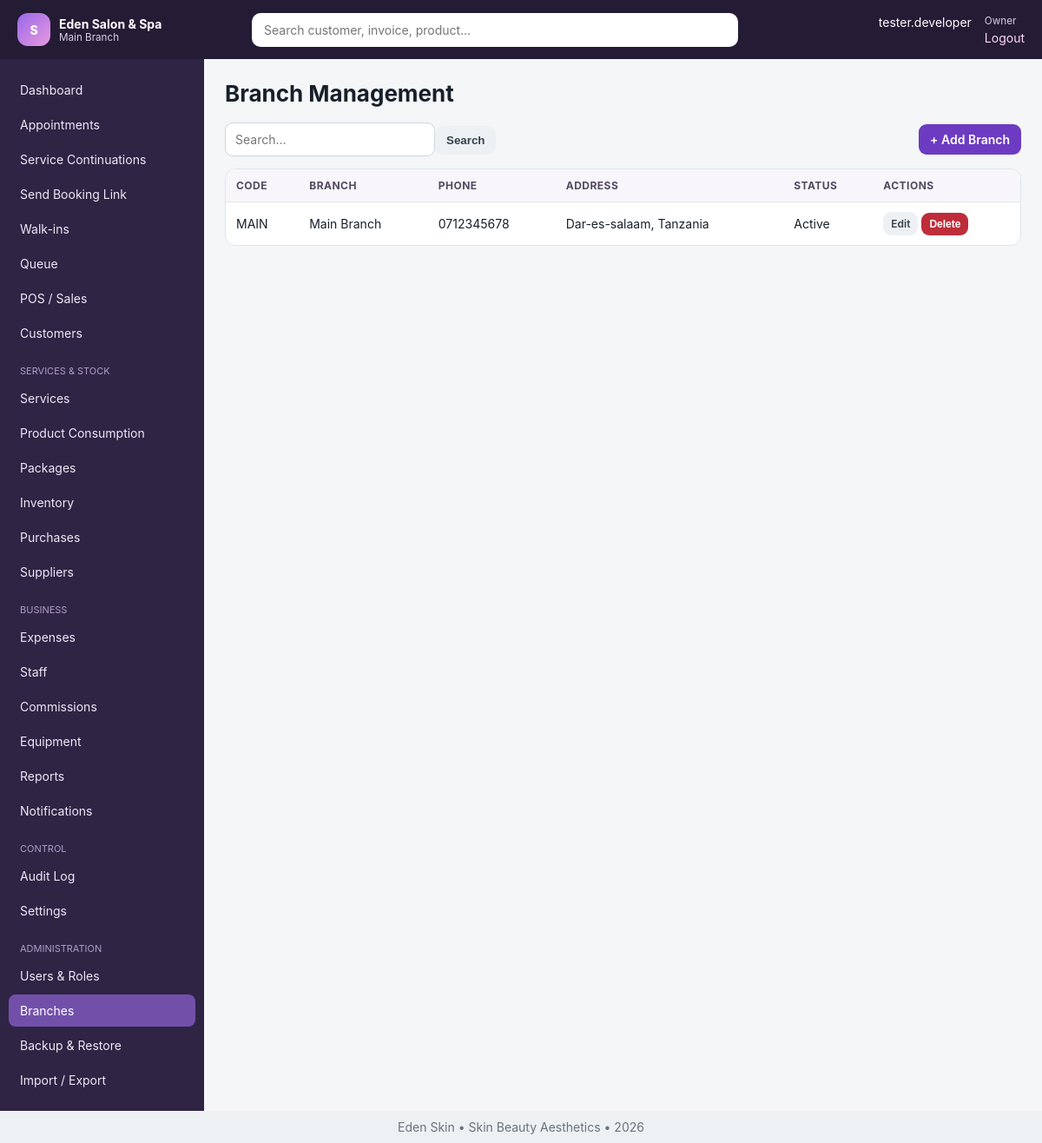
Page /modules/branches.php (signed in) on the committed database.
### tables this page shows
CREATE TABLE `settings` (
  `id` int(11) NOT NULL AUTO_INCREMENT,
  `branch_id` int(11) DEFAULT NULL,
  `setting_key` varchar(100) NOT NULL,
  `setting_value` text DEFAULT NULL,
  `setting_group` varchar(80) DEFAULT 'general',
  `updated_by` int(11) DEFAULT NULL,
  `updated_at` datetime DEFAULT current_timestamp() ON UPDATE current_timestamp(),
  PRIMARY KEY (`id`),
  UNIQUE KEY `uniq_setting` (`branch_id`,`setting_key`),
  KEY `updated_by` (`updated_by`),
  CONSTRAINT `settings_ibfk_1` FOREIGN KEY (`branch_id`) REFERENCES `branches` (`id`) ON DELETE CASCADE,
  CONSTRAINT `settings_ibfk_2` FOREIGN KEY (`updated_by`) REFERENCES `users` (`id`) ON DELETE SET NULL
);

CREATE TABLE `users` (
  `id` int(11) NOT NULL AUTO_INCREMENT,
  `branch_id` int(11) NOT NULL,
  `staff_id` int(11) DEFAULT NULL,
  `role_id` int(11) NOT NULL,
  `username` varchar(80) NOT NULL,
  `password_hash` varchar(255) NOT NULL,
  `status` enum('active','inactive','locked') DEFAULT 'active',
  `last_login_at` datetime DEFAULT NULL,
  `created_at` datetime DEFAULT current_timestamp(),
  PRIMARY KEY (`id`),
  UNIQUE KEY `username` (`username`),
  KEY `branch_id` (`branch_id`),
  KEY `staff_id` (`staff_id`),
  KEY `role_id` (`role_id`),
  CONSTRAINT `users_ibfk_1` FOREIGN KEY (`branch_id`) REFERENCES `branches` (`id`),
  CONSTRAINT `users_ibfk_2` FOREIGN KEY (`staff_id`) REFERENCES `staff` (`id`) ON DELETE SET NULL,
  CONSTRAINT `users_ibfk_3` FOREIGN KEY (`role_id`) REFERENCES `roles` (`id`)
);

CREATE TABLE `branches` (
  `id` int(11) NOT NULL AUTO_INCREMENT,
  `business_id` int(11) NOT NULL,
  `name` varchar(120) NOT NULL,
  `code` varchar(20) NOT NULL,
  `phone` varchar(30) DEFAULT NULL,
  `email` varchar(120) DEFAULT NULL,
  `address` varchar(255) DEFAULT NULL,
  `opening_time` time DEFAULT '08:00:00',
  `closing_time` time DEFAULT '20:00:00',
  `status` enum('active','inactive') DEFAULT 'active',
  `created_at` datetime DEFAULT current_timestamp(),
  PRIMARY KEY (`id`),
  UNIQUE KEY `code` (`code`),
  KEY `business_id` (`business_id`),
  CONSTRAINT `branches_ibfk_1` FOREIGN KEY (`business_id`) REFERENCES `businesses` (`id`)
);

CREATE TABLE `staff` (
  `id` int(11) NOT NULL AUTO_INCREMENT,
  `branch_id` int(11) NOT NULL,
  `employee_no` varchar(30) DEFAULT NULL,
  `photo` varchar(255) DEFAULT NULL,
  `full_name` varchar(150) NOT NULL,
  `phone` varchar(30) DEFAULT NULL,
  `email` varchar(120) DEFAULT NULL,
  `gender` enum('Male','Female','Other') DEFAULT 'Female',
  `date_of_birth` date DEFAULT NULL,
  `address` varchar(255) DEFAULT NULL,
  `role_title` varchar(100) DEFAULT NULL,
  `salary` decimal(14,2) DEFAULT 0.00,
  `default_commission_type` enum('percentage','fixed') DEFAULT 'percentage',
  `default_commission_value` decimal(10,2) DEFAULT 0.00,
  `employment_date` date DEFAULT NULL,
  `emergency_contact` varchar(120) DEFAULT NULL,
  `status` enum('active','inactive','terminated') DEFAULT 'active',
  `created_at` datetime DEFAULT current_timestamp(),
  `updated_at` datetime DEFAULT NULL,
  PRIMARY KEY (`id`),
  UNIQUE KEY `employee_no` (`employee_no`),
  KEY `branch_id` (`branch_id`),
  CONSTRAINT `staff_ibfk_1` FOREIGN KEY (`branch_id`) REFERENCES `branches` (`id`)
);

CREATE TABLE `roles` (
  `id` int(11) NOT NULL AUTO_INCREMENT,
  `name` varchar(80) NOT NULL,
  `description` varchar(255) DEFAULT NULL,
  `is_system` tinyint(1) DEFAULT 0,
  `created_at` datetime DEFAULT current_timestamp(),
  PRIMARY KEY (`id`),
  UNIQUE KEY `name` (`name`)
);

### modules/branches.php (called while the page is built, shortened)
<?php
$crud=[
    'table'=>'branches',
    'title'=>'Branch Management',
    'singular'=>'Branch',
    'permission'=>'branches.manage',
    'branch_scoped'=>false,
    'search'=>['name','code','address'],
    'fields'=>[
        'business_id'=>['form'=>false,'save'=>false],
        'name'=>['required'=>true],
        'code'=>['required'=>true],
        'phone'=>[],
        'email'=>['type'=>'email'],
        'address'=>[],
        'opening_time'=>['type'=>'time'],
        'closing_time'=>['type'=>'time'],
        'status'=>['type'=>'select','options'=>['active'=>'Active','inactive'=>'Inactive'],'default'=>'active']
    ],
    'defaults'=>['business_id'=>'branches_default_business_id'],
    'list'=>['code'=>'Code','name'=>'Branch','phone'=>'Phone','address'=>'Address','status'=>'Status']
];
require dirname(__DIR__).'/includes/crud.php';

### includes/functions.php (called while the page is built, shortened)
<?php
function app_config(): array {
    static $config;
    if (!$config) {
        $file=dirname(__DIR__).'/config.php';
        $config=require $file;
    }
    return $config;
}
function e(mixed $v): string { return htmlspecialchars((string)$v, ENT_QUOTES, 'UTF-8'); }
function url(string $path=''): string { $base=rtrim(app_config()['app']['base_url'] ?? '', '/'); return $base.'/'.ltrim($path,'/'); }
function setting(string $key,mixed $default=null,?int $branchId=null): mixed {
    try { $branchId=$branchId??current_branch_id(); $r=one('SELECT setting_value FROM settings WHERE setting_key=? AND (branch_id=? OR branch_id IS NULL) ORDER BY branch_id IS NOT NULL DESC LIMIT 1',[$key,$branchId]); return $r ? $r['setting_value'] : $default; } catch(Throwable){ return $default; }
}

### config.php (called while the page is built)
<?php
return array (
  'db' =>
  array (
    'host' => '127.0.0.1',
    'port' => '3306',
    'name' => 'salon_spa_tz',
    'user' => 'root',
    'pass' => '',
    'charset' => 'utf8mb4',
  ),
  'app' =>
  array (
    'name' => 'Salon & Spa Manager',
    'base_url' => '/salon_spa_management_system',
    'timezone' => 'Africa/Dar_es_Salaam',
    'currency' => 'TZS',
    'session_timeout' => 3600,
    'debug' => false,
  ),
);

### includes/auth.php (called while the page is built, shortened)
<?php
function is_logged_in(): bool { return !empty($_SESSION['user_id']); }
function require_login(): void {
    if(!current_user()){ logout_user(); redirect('login.php'); }
}
function current_user(): ?array { static $u; if(!is_logged_in())return null; if(!$u)$u=one('SELECT u.*,r.name role_name,s.full_name staff_name,b.name branch_name FROM users u JOIN roles r ON r.id=u.role_id LEFT JOIN staff s ON s.id=u.staff_id LEFT JOIN branches b ON b.id=u.branch_id WHERE u.id=?',[$_SESSION['user_id']]); return $u; }
function current_branch_id(): ?int {
    if(isset($_SESSION['branch_id']) && (int)$_SESSION['branch_id']>0) return (int)$_SESSION['branch_id'];
    return null;
}
function can(string $code): bool { $u=current_user(); return $u && ($u['role_name']==='Owner' || in_array($code,permissions(),true)); }
function require_permission(string $code): void { require_login(); if(!can($code)){http_response_code(403); include dirname(__DIR__).'/403.php'; exit;} }

### includes/db.php (called while the page is built, shortened)
<?php
function db(): PDO {
    static $pdo = null;
    if ($pdo instanceof PDO) return $pdo;
    $cfg = app_config()['db'];
    $dsn = sprintf('mysql:host=%s;port=%s;dbname=%s;charset=%s', $cfg['host'], $cfg['port'], $cfg['name'], $cfg['charset']);
    $pdo = new PDO($dsn, $cfg['user'], $cfg['pass'], [
        PDO::ATTR_ERRMODE => PDO::ERRMODE_EXCEPTION,
        PDO::ATTR_DEFAULT_FETCH_MODE => PDO::FETCH_ASSOC,
        PDO::ATTR_EMULATE_PREPARES => false,
    ]);
    return $pdo;
}
function q(string $sql, array $params=[]): PDOStatement { $s=db()->prepare($sql); $s->execute($params); return $s; }
function one(string $sql, array $params=[]): ?array { $r=q($sql,$params)->fetch(); return $r ?: null; }
function all(string $sql, array $params=[]): array { return q($sql,$params)->fetchAll(); }

### includes/crud.php (the view, shortened to what this page needs)
<?php
require_once dirname(__DIR__).'/includes/bootstrap.php';
$viewPerm=$crud['view_permission']??$crud['permission']; require_permission($viewPerm);
$table=$crud['table']; $bid=current_branch_id(); $branchScoped=$crud['branch_scoped']??true; $pk=$crud['pk']??'id';
$fields=$crud['fields']; $isReadOnly=$crud['readonly']??false;
function crud_options(array $f): array { if(isset($f['options'])) return is_callable($f['options'])?($f['options'])():$f['options']; return []; }
$qterm=trim($_GET['q']??''); $where=[];$params=[];
if(isset($crud['list_sql'])){
    $sql=is_callable($crud['list_sql'])?($crud['list_sql'])($qterm):$crud['list_sql'];
    $params=is_callable($crud['list_params']??null)?($crud['list_params'])($qterm):($crud['list_params']??[]);
} else {
    $sql="SELECT * FROM `$table`".($where?' WHERE '.implode(' AND ',$where):'')." ORDER BY `$pk` DESC";
}
$rows=all($sql,$params);
$title=$crud['title'];$subtitle=$crud['subtitle']??'';include dirname(__DIR__).'/includes/header.php';
?>
<div class="toolbar"><form><input name="q" value="<?=e($qterm)?>" placeholder="Search…"><button class="btn light">Search</button></form><span class="spacer"></span><?php if(!$isReadOnly&&can($crud['permission'])):?><a class="btn" href="?new=1">+ Add <?=e($crud['singular'])?></a><?php endif;?><?php if(!empty($crud['extra_toolbar'])) echo $crud['extra_toolbar']; ?></div>
<div class="table-wrap"><table><thead><tr><?php foreach($crud['list'] as $col=>$label):?><th><?=e($label)?></th><?php endforeach;?><th>Actions</th></tr></thead><tbody><?php foreach($rows as $r):?><tr><?php foreach($crud['list'] as $col=>$label):$v=$r[$col]??'';$f=$fields[$col]??null;if(isset($crud['format'][$col]))$v=($crud['format'][$col])($v,$r);elseif($f&&($f['type']??'')==='select')$v=crud_options($f)[$v]??$v;elseif(((($f['type']??'')==='number') && str_contains($col,'price')) || str_contains($col,'amount') || $col==='salary')$v=money($v);?><td><?=($crud['raw'][$col]??false)?$v:e($v)?></td><?php endforeach;?><td><?php if(!empty($crud['row_actions'])) echo ($crud['row_actions'])($r); ?><?php if(!$isReadOnly&&can($crud['permission'])):?><a class="btn small light" href="?edit=<?=e($r[$pk])?>">Edit</a> <form method="post" style="display:inline"><?=csrf_field()?><input type="hidden" name="_action" value="delete"><input type="hidden" name="id" value="<?=e($r[$pk])?>"><button class="btn small danger" data-confirm="Delete this record?">Delete</button></form><?php endif;?></td></tr><?php endforeach;?><?php if(!$rows):?><tr><td colspan="<?=count($crud['list'])+1?>" class="text-center muted">No records found.</td></tr><?php endif;?></tbody></table></div>
<?php include dirname(__DIR__).'/includes/footer.php'; ?>

### includes/header.php (shortened to what this page needs)
<?php
require_login(); $u=current_user(); $title=$title??'Dashboard';
function nav_file_available(string $href): bool {
    return is_file(dirname(__DIR__).'/'.ltrim($href,'/'));
}
function current_rel_script_for_nav(): string {
    $script=str_replace('\\','/',$_SERVER['SCRIPT_NAME']??'');
    $base=(string)(app_config()['app']['base_url']??'');
    $base=rtrim(str_replace('\\','/',$base),'/');
    return ltrim($script,'/');
}
$navGroups=[
 'Main'=>[
  ['dashboard.php','Dashboard','dashboard.view'],
  ['modules/appointments.php','Appointments','appointments.view'],
  ['modules/continuations.php','Service Continuations','appointments.view'],
  ['modules/booking_link.php','Send Booking Link','appointments.manage'],
  ['modules/walkins.php','Walk-ins','queue.manage'],
  ['modules/queue.php','Queue','queue.manage'],
  ['modules/pos.php','POS / Sales','sales.create'],
  ['modules/customers.php','Customers','customers.view'],
 ],
 'Services & Stock'=>[
  ['modules/services.php','Services','services.manage'],
  ['modules/service_consumption.php','Product Consumption','services.manage'],
  ['modules/packages.php','Packages','services.manage'],
  ['modules/inventory.php','Inventory','inventory.view'],
  ['modules/purchases.php','Purchases','purchases.manage'],
  ['modules/suppliers.php','Suppliers','suppliers.manage'],
 ],
 'Business'=>[
  ['modules/expenses.php','Expenses','expenses.manage'],
  ['modules/staff.php','Staff','staff.view'],
  ['modules/commissions.php','Commissions','commissions.view'],
  ['modules/equipment.php','Equipment','equipment.manage'],
  ['modules/reports.php','Reports','reports.view'],
  ['modules/notifications.php','Notifications','notifications.manage'],
 ],
 'Control'=>[
  ['modules/audit.php','Audit Log','audit.view'],
  ['modules/settings.php','Settings','settings.manage'],
 ],
 'Administration'=>[
  ['modules/users.php','Users & Roles','users.manage'],
  ['modules/branches.php','Branches','users.manage'],
  ['modules/backups.php','Backup & Restore','users.manage'],
  ['modules/imports.php','Import / Export','users.manage'],
 ],
];
$current=current_rel_script_for_nav();
$hasSearch=nav_file_available('modules/search.php');
?><!doctype html><html lang="en"><head><link rel="stylesheet" href="<?=url('assets/css/app.css')?>"></head><body>
<header class="topbar"><button class="menu-btn" data-toggle-menu>☰</button><div class="brand"><span class="brand-mark">S</span><div><strong><?=e(setting('business_name',app_config()['app']['name']))?></strong><small><?=e($u['branch_name']??'Main Branch')?></small></div></div><?php if($hasSearch):?><form class="global-search" action="<?=url('modules/search.php')?>"><input name="q" placeholder="Search customer, invoice, product…"></form><?php else:?><div class="global-search"></div><?php endif;?><div class="userbox"><span><?=e($u['staff_name']?:$u['username'])?></span><small><?=e($u['role_name'])?></small><a href="<?=url('logout.php')?>">Logout</a></div></header>
<div class="layout"><aside class="sidebar" id="sidebar"><nav><?php foreach($navGroups as $group=>$items): $visible=[]; foreach($items as $item){ [$href,$label,$perm]=$item; if(nav_file_available($href) && can($perm)) $visible[]=$item; } if(!$visible) continue; if($group!=='Main'): ?><div class="nav-heading"><?=e($group)?></div><?php endif; foreach($visible as [$href,$label,$perm]): ?><a href="<?=url($href)?>" class="<?=$current===$href?'active':''?>"><?=e($label)?></a><?php endforeach; endforeach; ?></nav></aside><main class="content"><div class="page-head"><div><h1><?=e($title)?></h1><?php if(!empty($subtitle)):?><p><?=e($subtitle)?></p><?php endif;?></div></div>

### assets/css/app.css (style rules this page uses)
:root { --bg:#f4f6f8;--panel:#fff;--ink:#17202a;--muted:#68727d;--line:#dfe5ea;--brand:#6d3bc1;--brand2:#9a67ea;--danger:#be2d3a;--success:#18794e;--warning:#a05a00;--radius:14px;--shadow:0 8px 25px rgba(34,30,50,.08) }
* { box-sizing:border-box }
body { margin:0;font-family:Inter,Segoe UI,Arial,sans-serif;background:var(--bg);color:var(--ink);font-size:14px }
a { color:var(--brand);text-decoration:none }
.topbar { height:68px;background:#241b35;color:#fff;display:flex;align-items:center;padding:0 20px;gap:20px;position:sticky;top:0;z-index:50 }
.brand { display:flex;align-items:center;gap:10px;min-width:250px }
.brand-mark { width:38px;height:38px;background:linear-gradient(135deg,var(--brand2),#e79adf);border-radius:12px;display:grid;place-items:center;font-weight:800 }
.brand small,.userbox small { display:block;color:#d8cfe5 }
.global-search { flex:1 }
.global-search input { width:100%;max-width:560px;background:#fff;border:0;border-radius:10px;padding:11px 14px }
.userbox { display:grid;grid-template-columns:auto auto;gap:1px 15px }
.userbox a { grid-column:2;color:#ffd9f6 }
.layout { display:flex;min-height:calc(100vh - 98px) }
.sidebar { width:235px;background:#2f2444;padding:14px 10px }
.sidebar a { display:block;color:#ede8f6;padding:10px 13px;margin:3px 0;border-radius:8px }
.sidebar a:hover,.sidebar a.active { background:#7250aa;color:white }
.nav-heading { color:#af9dc9;text-transform:uppercase;font-size:11px;margin:18px 13px 6px }
.content { flex:1;padding:24px;min-width:0 }
.page-head { display:flex;align-items:center;justify-content:space-between;margin-bottom:18px }
.page-head h1 { margin:0;font-size:26px }
.toolbar { display:flex;gap:10px;flex-wrap:wrap;align-items:center;margin-bottom:14px }
.btn { display:inline-flex;align-items:center;justify-content:center;gap:6px;border:0;border-radius:9px;padding:9px 13px;background:var(--brand);color:#fff;cursor:pointer;font-weight:600 }
.btn.danger { background:var(--danger) }
.btn.light { background:#eef1f4;color:#34404b }
.btn.small { padding:6px 9px;font-size:12px }
.table-wrap { overflow:auto;border:1px solid var(--line);border-radius:12px;background:white }
table { border-collapse:collapse;width:100% }
th,td { text-align:left;padding:11px 12px;border-bottom:1px solid var(--line);white-space:nowrap }
th { background:#f8f6fb;color:#534760;font-size:12px;text-transform:uppercase;letter-spacing:.04em }
tr:last-child td { border-bottom:0 }
input,select,textarea { font:inherit;border:1px solid #cfd7de;border-radius:9px;padding:10px 11px;background:#fff }

### rows in the picture
settings: setting_value "Eden Salon & Spa"
users: branch.name "Main Branch", staff.full_name "tester.developer", role.name "Owner"
branches: code "MAIN", name "Main Branch", phone "0712345678", address "Dar-es-salaam, Tanzania", v "Active"

### other values in the picture
$label "Dashboard"
$label "Appointments"
$label "Service Continuations"
$label "Send Booking Link"
$label "Walk-ins"
$label "Queue"
$label "POS / Sales"
$label "Customers"
$group "SERVICES & STOCK"
$label "Services"
$label "Product Consumption"
$label "Packages"
$label "Inventory"
$label "Purchases"
$label "Suppliers"
